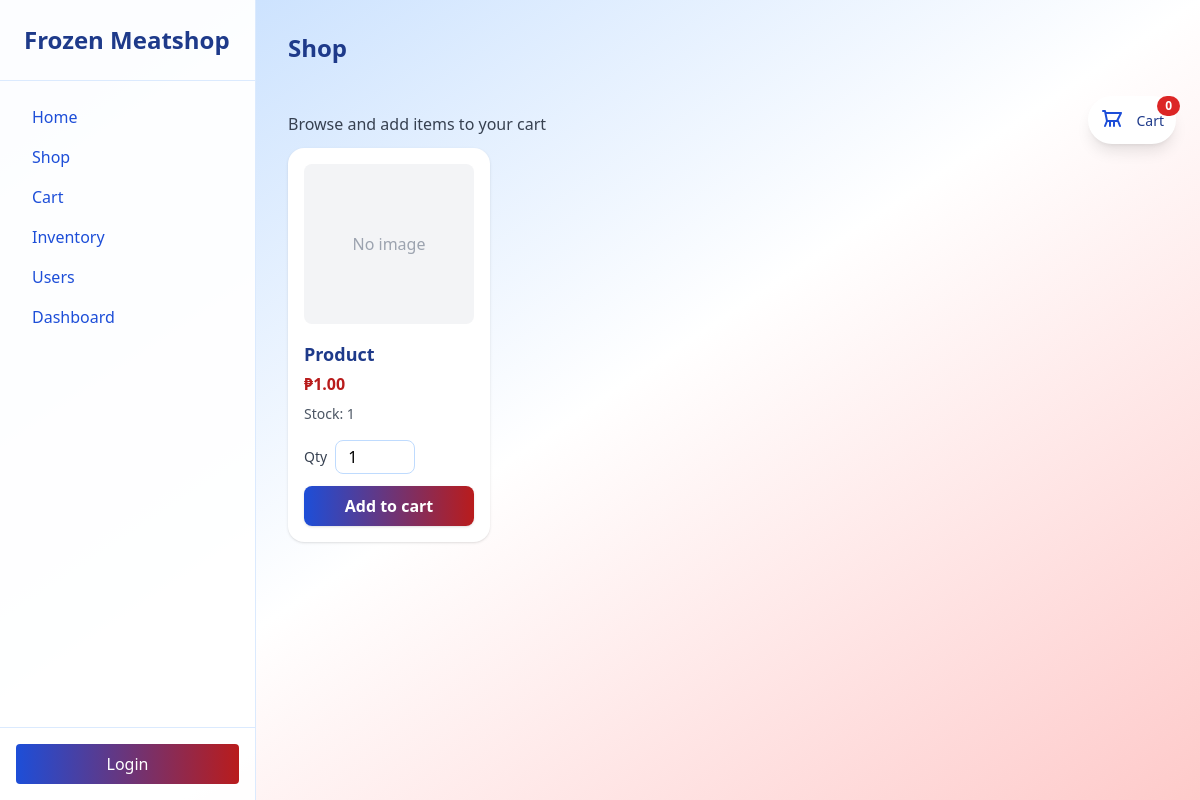
The page /shop on the database as committed earlier.
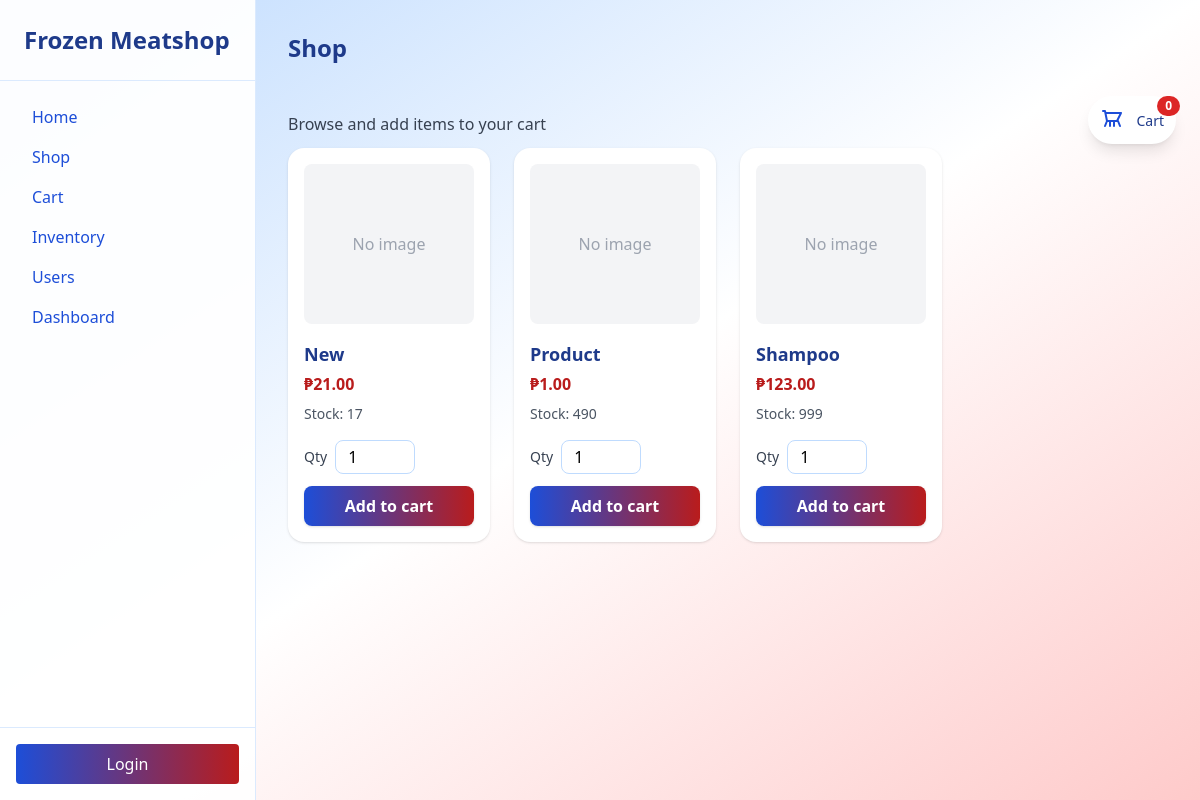
The same page on the database as committed later.
### tables this page shows
CREATE TABLE products (product_id INTEGER PRIMARY KEY AUTOINCREMENT, product_name TEXT NOT NULL, price REAL NOT NULL, stock INTEGER DEFAULT 0, created_at DATETIME DEFAULT CURRENT_TIMESTAMP);

### src/Views.php (called while the page is built, shortened)
<?php
class Views
{
    public static function render(string $viewFileName, array $data = []): void
    {
        extract($data);
        $cwd = getcwd();
        include $cwd . "/src/views/{$viewFileName}";
        return;
    }
}

### src/controllers/ProductController.php (called while the page is built, shortened)
<?php
class ProductController
{
    public function index()
    {
        $productModel = new Product();
        $products = $productModel->getAll();
        $formatter = new NumberFormatter('en_PH', NumberFormatter::CURRENCY);
        $products = array_map(function ($product) use ($formatter) {
            $formattedPrice = $formatter->formatCurrency($product['price'], 'PHP');
            return array_merge($product, ['price' => $formattedPrice, 'product_name' => ucfirst($product['product_name'])]);
        }, $products);
        $products = array_filter($products, function ($product) {
            return $product['stock'] > 0;
        });
        Views::render('shop.php', ['products' => $products]);
    }
}

### index.php (called while the page is built, shortened)
<?php
$router = new router();
$router->get('/login', [auth_controller::class, 'showLoginForm']);
$router->get('/signup', [auth_controller::class, 'signup']);
$router->get('/dashboard', [DashboardController::class, 'index']);
$router->get('/inventory', [DashboardController::class, 'inventory']);
$router->get('/add-user', [UserController::class, 'show']);
$router->get('/', [LandingController::class, 'index']);
$router->get('/error', [LandingController::class, 'error']);
$router->get('/users', [UserController::class, 'index']);
$router->get('/users/delete', [UserController::class, 'indexDestroy']);
$router->get('/users/edit', [UserController::class, 'indexEdit']);
$router->get('/shop', [ProductController::class, 'index']);
$router->get('/cart', [CartController::class, 'index']);
$router->get('/sales', [DashboardController::class, 'sales']);
$router->get('/sales/data', [ProductController::class, 'sales']);
$router->post('/cart/checkout', [CartController::class, 'checkout']);
$router->post('/cart/remove', [CartController::class, 'removeCartItem']);
$router->post('/cart/add', [ProductController::class, 'addCart']);
$router->post('/delete/user', [UserController::class, 'destroy']);
$router->post('/edit/user', [UserController::class, 'update']);
$router->post('/signin', [auth_controller::class, 'signin']);
$router->post('/signup', [auth_controller::class, 'register']);
$router->post('/add-product', [ProductController::class, 'store']);
$router->post('/edit-product', [ProductController::class, 'update']);
$router->post('/delete-product', [ProductController::class, 'destroy']);
$router->post('/add-user', [UserController::class, 'store']);
$router->post('/logout', [auth_controller::class, 'logout']);
$router->dispatch();

### src/models/db.php (called while the page is built, shortened)
<?php
class DB
{
    private $database;
    public function __construct($dbFile = "./../../database/database.db")
    {
        try {
            $cwd = getcwd();
            $dbFile = $cwd . '/database/database.db';
            $this->database = new \PDO("sqlite:" . $dbFile);
            $this->database->setAttribute(PDO::ATTR_ERRMODE, PDO::ERRMODE_EXCEPTION);
        } catch (Exception $e) {
            die("Database connection failed: " .  $e->getMessage());
        }
    }
    public function getConnection(): PDO
    {
        return $this->database;
    }
}

### src/models/Product.php (called while the page is built, shortened)
<?php
class Product
{
    public $table = 'products';
    private $dbConnection;
    public function __construct()
    {
        $this->dbConnection = (new DB())->getConnection();
    }
    public function getAll()
    {
        $result = $this->dbConnection->query("SELECT * FROM {$this->table}");
        return $result->fetchAll(PDO::FETCH_ASSOC);
    }
}

### src/views/shop.php (the view, shortened to what the changed rows need)
    <div class="py-6">
        <?php if (!isset($products) || count($products) === 0): ?>
            <div class="w-full py-12">
                <div class="max-w-3xl mx-auto bg-white/80 backdrop-blur-sm rounded-2xl shadow-lg p-10 text-center">
                    <svg class="mx-auto mb-6 w-20 h-20 text-red-600" fill="none" stroke="currentColor" stroke-width="1.5" viewBox="0 0 24 24" aria-hidden="true"><path stroke-linecap="round" stroke-linejoin="round" d="M3 7h18M5 7v10a2 2 0 002 2h10a2 2 0 002-2V7M8 3v4M16 3v4"/></svg>
                    <h2 class="text-2xl font-extrabold text-blue-900 mb-2">No products available</h2>
                    <p class="text-gray-600 mb-6">We're sorry — we don't have any products in the shop right now. Check back later or contact support if you need immediate assistance.</p>
                    <div class="flex items-center justify-center space-x-3">
                        <a href="/shop" class="inline-flex items-center px-4 py-2 bg-gradient-to-r from-blue-700 to-red-700 text-white rounded-lg font-semibold">Refresh</a>
                        <a href="mailto:support@example.com" class="inline-flex items-center px-4 py-2 border border-blue-200 text-blue-700 rounded-lg">Contact Support</a>
                    </div>
                </div>
            </div>
        <?php else: ?>
            <div class="grid grid-cols-1 sm:grid-cols-2 md:grid-cols-3 lg:grid-cols-4 gap-6">
                <?php foreach ($products as $p): ?>
                    <?php if ($p['stock'] > 0):?>
                        <div class="bg-white rounded-2xl shadow p-4 flex flex-col">
                            <div class="h-40 w-full rounded-lg overflow-hidden bg-gray-100 flex items-center justify-center mb-4">
                                <?php if (!empty($p['image'])): ?>
                                    <img src="<?php echo htmlspecialchars($p['image']); ?>" alt="<?php echo htmlspecialchars($p['product_name']); ?>" class="h-full object-contain">
                                <?php else: ?>
                                    <div class="text-gray-400">No image</div>
                                <?php endif; ?>
                            </div>
                            <h3 class="text-lg font-semibold text-blue-900 mb-1"><?php echo htmlspecialchars($p['product_name']); ?></h3>
                            <p class="text-red-700 font-bold mb-2"><?php echo htmlspecialchars($p['price']); ?></p>
                            <p class="text-sm text-gray-600 mb-4">Stock: <?php echo htmlspecialchars($p['stock']); ?></p>
                            <form action="/cart/add" method="POST" class="mt-auto">
                                <div class="flex items-center space-x-2 mb-3">
                                    <label class="text-sm text-gray-700">Qty</label>
                                    <input type="number" name="quantity" value="1" min="1" max="<?php echo max(1, (int)$p['stock']); ?>" class="w-20 px-3 py-1 border border-blue-200 rounded-lg focus:outline-none">
                                </div>
                                <button type="submit" class="w-full bg-gradient-to-r from-blue-700 to-red-700 text-white px-4 py-2 rounded-lg font-bold shadow hover:from-blue-900 hover:to-red-800 transition">Add to cart</button>
                            </form>
                        </div>
                    <?php endif; ?>
                <?php endforeach; ?>
            </div>
        <?php endif; ?>
    </div>
<?php
require __DIR__ . '/layout.php';

Rows that differ between the two databases and show on the page:
now on this page (row edited): products: product_name "New", price "₱21.00", stock "17"
changed products "Product": stock "1" → "490"
added products: product_name "Shampoo", price "₱123.00", stock "999"
